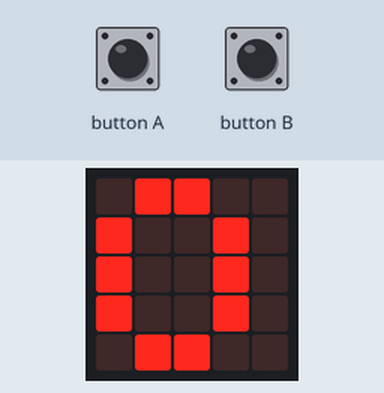
Recording of a program running on a simulated BBC micro:bit (MakeCode). On the bench: the board's 5×5 LED display. Inputs (shaded band) come from the test bench.

Above: at 1.9 s.
2.0 s: button A pressed for 0.15 s
At 2.6 s:
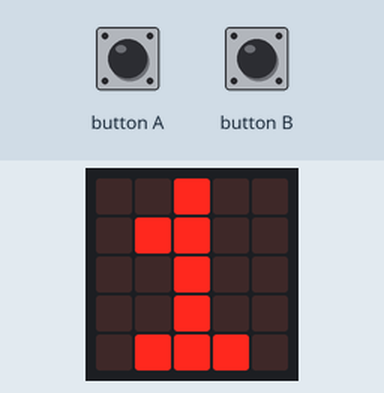
3.6 s: button A pressed for 0.15 s
At 5.0 s:
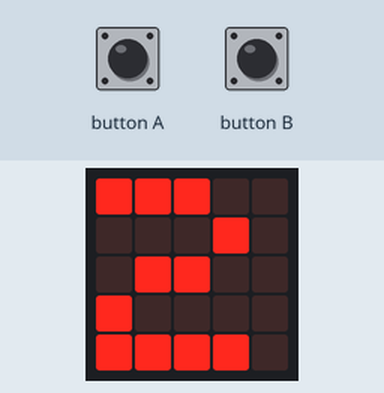
Timing chart, 0 to 6.6 s (numbered marks = the images above; inputs shaded):
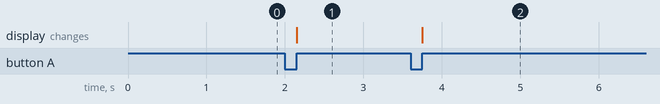

The program:

1-2.py
```python
count = 0
basic.show_number(0)

def button_a():
    global count
    count+=1
    basic.show_number(count)

def button_b():
    global count
    count = 0
    basic.show_number(count)

input.on_button_pressed(Button.A, button_a)
input.on_button_pressed(Button.B, button_b)
```

Measured:
- after the input at 2.0 s, the display: changes after 0.15 s (image 1)
- after the input at 3.6 s, the display: changes after 0.15 s (image 2)
